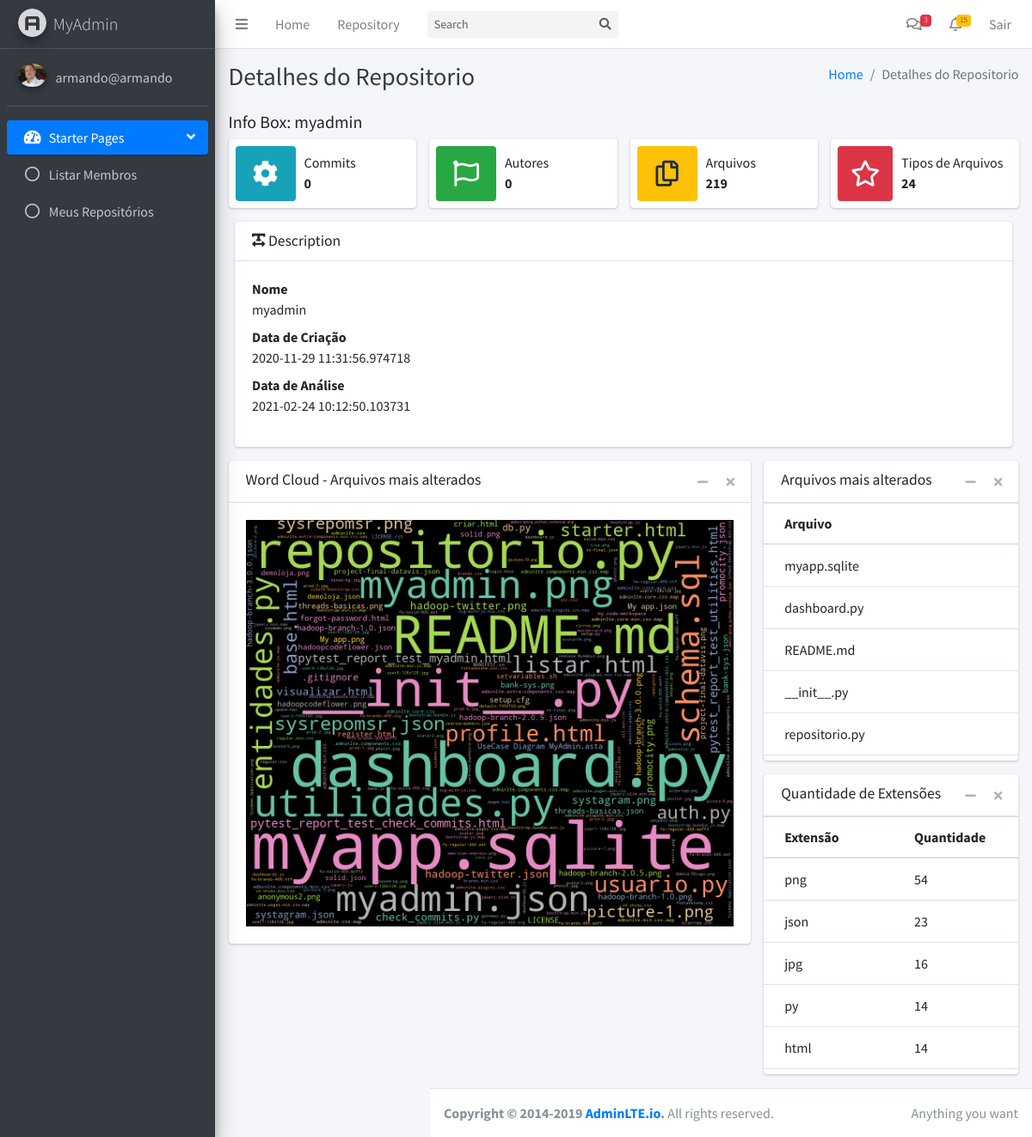
The app's page /repositorio/23/visualizar (signed in), older data.
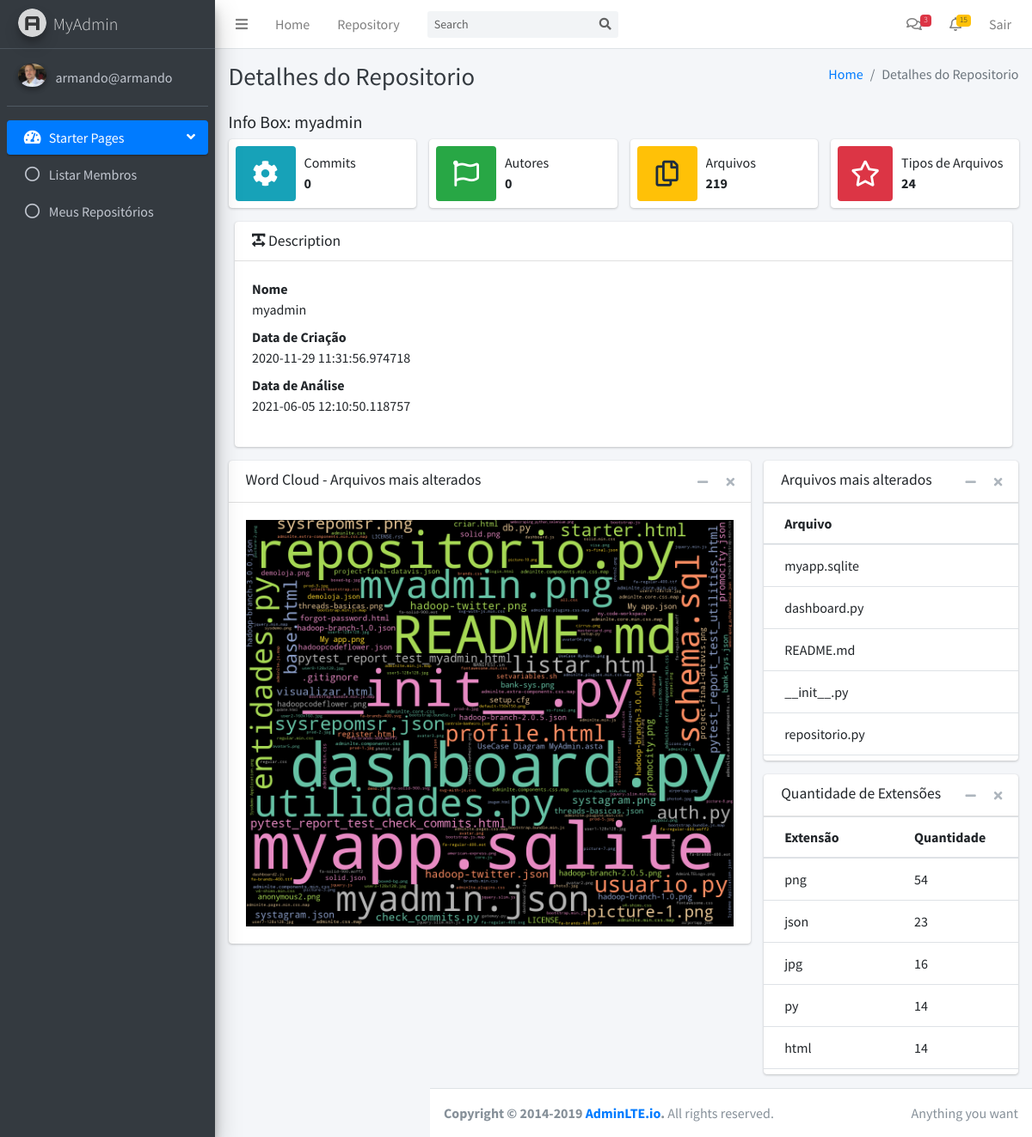
The same page, newer data.
### tables this page shows
CREATE TABLE user (
  id INTEGER PRIMARY KEY AUTOINCREMENT,
  name TEXT, 
  username TEXT UNIQUE NOT NULL,
  email TEXT UNIQUE NOT NULL,
  password TEXT NOT NULL, 
  image TEXT
);

CREATE TABLE repository (
  id INTEGER PRIMARY KEY AUTOINCREMENT,
  name TEXT NOT NULL, 
  link TEXT NOT NULL,
  user_id INTEGER,
  creation_date timestamp,
  analysis_date timestamp,
  analysed INTEGER
);

### myapp/control/repositorio.py (the view)
@bp.route("/<int:id>/visualizar", methods=["GET"])
@login_required
def visualizar(id):
    repositorio = dados_do_repositorio(id)
    link = repositorio['link']
    name = repositorio['name']
    creation_date = repositorio['creation_date']
    analysis_date = repositorio['analysis_date']
    quantidade_commits = 0
    quantidade_autores = 0
    quantidade_arquivos = 0
    quantidade_tipos = 0
    counter_list_of_types = []
    fileName = Constant.PATH_JSON + '/' + str(g.user['id']) + '/' + name + ".json"
    with open(fileName, 'r', encoding="utf-8") as jsonFile:
        arquivos = dict(json.loads(jsonFile.read()))
        counter_list_of_types = check_tipos_de_arquivos(arquivos)
        arquivos_ordenados = dict( sorted(arquivos.items(), key=lambda item: item[1], reverse=True) )
        counter_list_of_types = dict( sorted( counter_list_of_types.items(), key=lambda item: item[1], reverse=True) )
        quantidade_arquivos = len(arquivos)
        quantidade_tipos = len(counter_list_of_types)
    return render_template("repositorio/visualizar.html", usuario = g.user['username'], usuario_id=str(g.user['id']),
            profilePic=g.user['image'], titulo="Detalhes do Repositorio", name=name, arquivos=arquivos_ordenados,
            quantidade_commits=0, quantidade_autores=0, quantidade_arquivos=quantidade_arquivos,quantidade_tipos=quantidade_tipos,
            lista_tipos=counter_list_of_types, data_criacao=creation_date, data_analises=analysis_date)

### myapp/config/db.py (called while the page is built)
def get_db():
    if 'db' not in g:
        g.db = sqlite3.connect(
            current_app.config['DATABASE'],
            detect_types=sqlite3.PARSE_DECLTYPES
        )
        g.db.row_factory = sqlite3.Row
    return g.db

### myapp/control/auth.py (called while the page is built)
def login_required(view):
    @functools.wraps(view)
    def wrapped_view(**kwargs):
        if g.user is None:
            return redirect(url_for("auth.login"))
        return view(**kwargs)
    return wrapped_view

@bp.before_app_request
def load_logged_in_user():
    user_id = session.get("user_id")
    if user_id is None:
        g.user = None
    else:
        g.user = ( get_db().execute("SELECT * FROM user WHERE id = ?", (user_id,)).fetchone() )

### myapp/control/repositorio.py (called while the page is built)
def dados_do_repositorio(id):
    db = get_db()
    query = "select id, name, link, creation_date, analysis_date, analysed from repository where id = ?"
    repositorio = db.execute( query, (id,) ).fetchone()
    return repositorio

def check_tipos_de_arquivos(arquivo):
    list_of_types = []
    for key, value in arquivo.items():
        item = key.split('.')
        if len(item)==2:
            list_of_types.append(item[1])
    return Counter(list_of_types)

### myapp/templates/repositorio/visualizar.html (shortened to what this page needs)
{% extends "base.html" %}
{% block conteudo %}
      <div class="container-fluid">
        <h5 class="mb-2">Info Box: {{ name}}</h5>
        <div class="row">
          <div class="col-md-3 col-sm-6 col-12">
            <div class="info-box">
              <span class="info-box-icon bg-info"><i class="fas fa-cog"></i></span>
              <div class="info-box-content">
                <span class="info-box-text">Commits</span>
                <span class="info-box-number">{{quantidade_commits}}</span>
              </div>
            </div>
          </div>
          <div class="col-md-3 col-sm-6 col-12">
            <div class="info-box">
              <span class="info-box-icon bg-success"><i class="far fa-flag"></i></span>
              <div class="info-box-content">
                <span class="info-box-text">Autores</span>
                <span class="info-box-number">{{quantidade_autores}}</span>
              </div>
            </div>
          </div>
          <div class="col-md-3 col-sm-6 col-12">
            <div class="info-box">
              <span class="info-box-icon bg-warning"><i class="far fa-copy"></i></span>
              <div class="info-box-content">
                <span class="info-box-text">Arquivos</span>
                <span class="info-box-number">{{quantidade_arquivos}}</span>
              </div>
            </div>
          </div>
          <div class="col-md-3 col-sm-6 col-12">
            <div class="info-box">
              <span class="info-box-icon bg-danger"><i class="far fa-star"></i></span>
              <div class="info-box-content">
                <span class="info-box-text">Tipos de Arquivos</span>
                <span class="info-box-number">{{quantidade_tipos}}</span>
              </div>
            </div>
          </div>
        </div>
          <div class="col-md-12">
            <div class="card">
              <div class="card-header">
                <h3 class="card-title">
                  <i class="fas fa-text-width"></i>
                  Description
                </h3>
              </div>
              <div class="card-body">
                <dl>
                  <dt>Nome</dt>
                  <dd>{{ name }}</dd>
                  <dt>Data de Criação</dt>
                  <dd>{{data_criacao}}</dd>
                  <dt>Data de Análise</dt>
                  <dd>{{data_analises}}</dd>
                </dl>
              </div>
            </div>
          </div>
        <div class="row">
          <div class="col-md-8">
            <div class="card card-widget">
                <div class="card-header">
                  <h5 class="card-title">Word Cloud - Arquivos mais alterados</h5>
                  <div class="card-tools">
                    <button type="button" class="btn btn-tool" data-card-widget="collapse"><i class="fas fa-minus"></i>
                    </button>
                    <button type="button" class="btn btn-tool" data-card-widget="remove"><i class="fas fa-times"></i>
                    </button>
                  </div>
                </div>
                <div class="card-body">
                  <img class="img-fluid pad" src="/static/img/{{ usuario_id + '/' + name }}.png" alt="Photo">
                </div>
              </div>
          </div>
          <div class="col-md-4">
            <div class="card card-widget">
                <div class="card-header">
                  <h5 class="card-title">Arquivos mais alterados</h5>
                  <div class="card-tools">
                    <button type="button" class="btn btn-tool" data-card-widget="collapse"><i class="fas fa-minus"></i>
                    </button>
                    <button type="button" class="btn btn-tool" data-card-widget="remove"><i class="fas fa-times"></i>
                    </button>
                  </div>
                </div>
              <div class="card-body table-responsive p-0" style="height: 300px;">
                <table class="table table-head-fixed text-nowrap">
                  <thead>
                    <tr>
                      <th>Arquivo</th>
                    </tr>
                  </thead>
                  <tbody>
                      {% for key, value in arquivos.items() %}
                          <tr role="row" class="even">
                            <td>{{ key }}</td>
                          </tr>
                      {% endfor%}
                  </tbody>
                </table>
              </div>
              </div>
            <div class="card card-widget">
                <div class="card-header">
                  <h5 class="card-title">Quantidade de Extensões</h5>
                  <div class="card-tools">
                    <button type="button" class="btn btn-tool" data-card-widget="collapse"><i class="fas fa-minus"></i>
                    </button>
                    <button type="button" class="btn btn-tool" data-card-widget="remove"><i class="fas fa-times"></i>
                    </button>
                  </div>
                </div>
              <div class="card-body table-responsive p-0" style="height: 300px;">
                <table class="table table-head-fixed text-nowrap">
                  <thead>
                    <tr>
                      <th>Extensão</th>
                      <th>Quantidade</th>
                    </tr>
                  </thead>
                  <tbody>
                      {% for key, value in lista_tipos.items() %}
                          <tr role="row" class="even">
                            <td>{{ key }}</td>
                            <td>{{ value }}</td>
                          </tr>
                      {% endfor%}
                  </tbody>
                </table>
              </div>
          </div>
        </div>
      </div>
{% endblock %}

### myapp/templates/base.html (shortened to what this page needs)
<!DOCTYPE html>
<html lang="en">
<head>
  <link rel="stylesheet" href="/static/plugins/fontawesome-free/css/all.min.css">
  <link rel="stylesheet" href="/static/dist/css/adminlte.min.css">
</head>
<body class="hold-transition sidebar-mini">
<div class="wrapper">
  <nav class="main-header navbar navbar-expand navbar-white navbar-light">
    <ul class="navbar-nav">
      <li class="nav-item">
        <a class="nav-link" data-widget="pushmenu" href="#" role="button"><i class="fas fa-bars"></i></a>
      </li>
      <li class="nav-item d-none d-sm-inline-block">
        <a href="/" class="nav-link">Home</a>
      </li>
      <li class="nav-item d-none d-sm-inline-block">
        <a href="#" class="nav-link">Repository</a>
      </li>
    </ul>
    <form class="form-inline ml-3">
      <div class="input-group input-group-sm">
        <input class="form-control form-control-navbar" type="search" placeholder="Search" aria-label="Search">
        <div class="input-group-append">
          <button class="btn btn-navbar" type="submit">
            <i class="fas fa-search"></i>
          </button>
        </div>
      </div>
    </form>
    <ul class="navbar-nav ml-auto">
      <li class="nav-item dropdown">
        <a class="nav-link" data-toggle="dropdown" href="#">
          <i class="far fa-comments"></i>
          <span class="badge badge-danger navbar-badge">3</span>
        </a>
      </li>
      <li class="nav-item dropdown">
        <a class="nav-link" data-toggle="dropdown" href="#">
          <i class="far fa-bell"></i>
          <span class="badge badge-warning navbar-badge">15</span>
        </a>
      </li>
      <li class="nav-item">
        <a class="nav-link"href="{{ url_for('auth.logout') }}">
          Sair
        </a>
      </li>
    </ul>
  </nav>
  <aside class="main-sidebar sidebar-dark-primary elevation-4">
    <a href="/" class="brand-link">
      <img src="/static/dist/img/AdminLTELogo.png" alt="AdminLTE Logo" class="brand-image img-circle elevation-3"
           style="opacity: .8">
      <span class="brand-text font-weight-light">MyAdmin</span>
    </a>
    <div class="sidebar">
      <div class="user-panel mt-3 pb-3 mb-3 d-flex">
        <div class="image">
          <img src="{{ url_for('static', filename='uploads/' + profilePic) }}" class="img-circle elevation-2" alt="User Image">
        </div>
        <div class="info">
          <a href="{{ url_for('dashboard.profile') }}" class="d-block">{{usuario}}</a>
        </div>
      </div>
      <nav class="mt-2">
        <ul class="nav nav-pills nav-sidebar flex-column" data-widget="treeview" role="menu" data-accordion="false">
          <li class="nav-item has-treeview menu-open">
            <a href="#" class="nav-link active">
              <i class="nav-icon fas fa-tachometer-alt"></i>
              <p>
                Starter Pages
                <i class="right fas fa-angle-left"></i>
              </p>
            </a>
            <ul class="nav nav-treeview">
              <li class="nav-item">
                <a href="{{ url_for('usuario.listar') }}" class="nav-link">
                  <i class="far fa-circle nav-icon"></i>
                  <p>Listar Membros</p>
                </a>
              </li>
              <li class="nav-item">
                <a href="{{ url_for('repositorio.listar') }}" class="nav-link">
                  <i class="far fa-circle nav-icon"></i>
                  <p>Meus Repositórios</p>
                </a>
              </li>
            </ul>
          </li>
        </ul>
      </nav>
    </div>
  </aside>
  <div class="content-wrapper">
    <div class="content-header">
      <div class="container-fluid">
        <div class="row mb-2">
          <div class="col-sm-6">
            <h1 class="m-0 text-dark">{{ titulo }}</h1>
          </div>
          <div class="col-sm-6">
            <ol class="breadcrumb float-sm-right">
              <li class="breadcrumb-item"><a href="#">Home</a></li>
              <li class="breadcrumb-item active">{{ titulo }}</li>
            </ol>
          </div>
        </div>
      </div>
    </div>
    <div class="content">
    {% block conteudo %}{% endblock %}
    </div>
  </div>
  <footer class="main-footer">
    <div class="float-right d-none d-sm-inline">
      Anything you want
    </div>
    <strong>Copyright &copy; 2014-2019 <a href="https://adminlte.io">AdminLTE.io</a>.</strong> All rights reserved.
  </footer>
</div>
</body>
</html>

Row changes from the older to the newer data that the page shows:
changed repository "myadmin": analysis_date "2021-02-24 10:12:50.103731" → "2021-06-05 12:10:50.118757"
